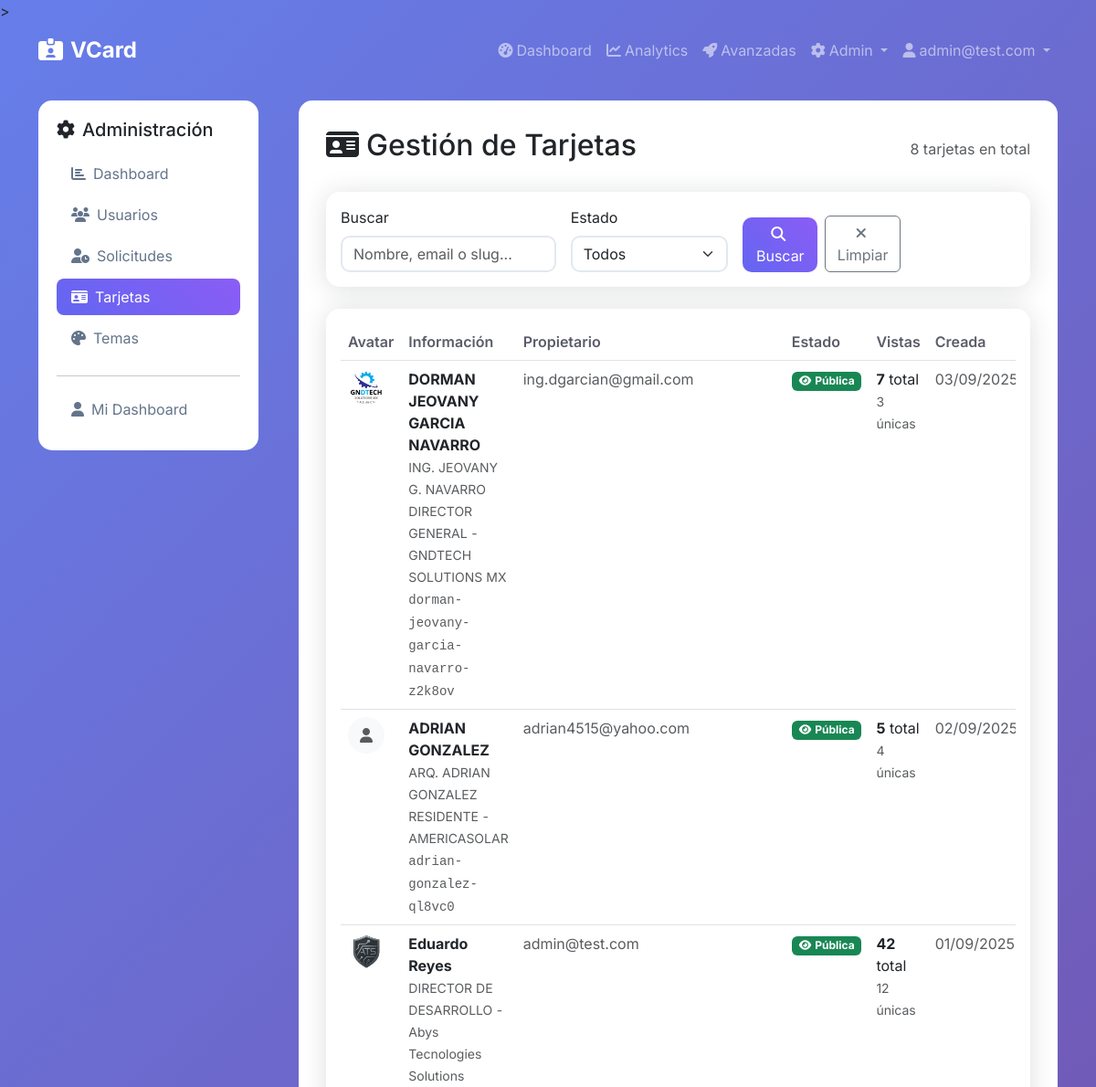
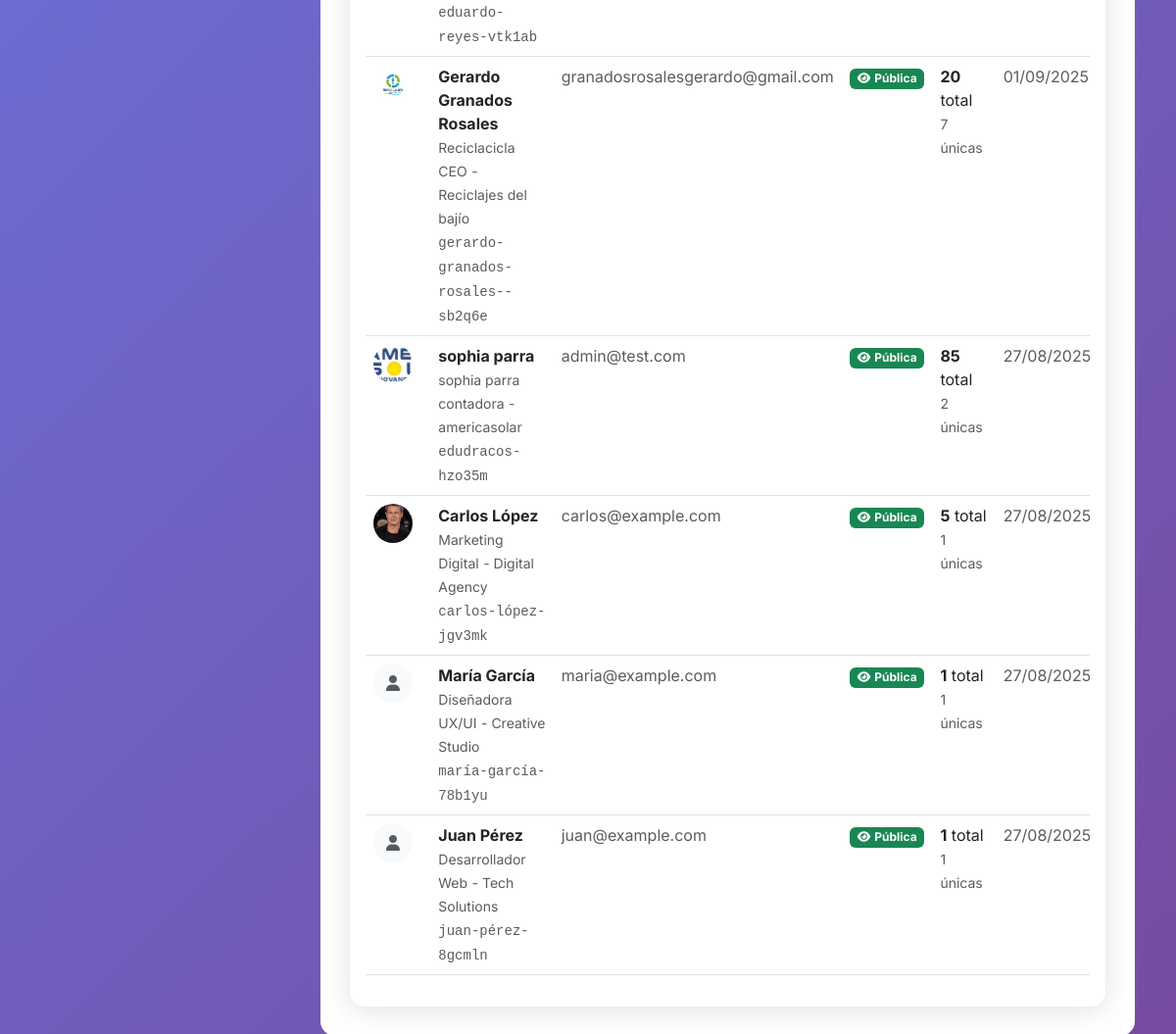
The page /admin/cards (signed in) on the database as committed earlier (2 pictures, top to bottom).
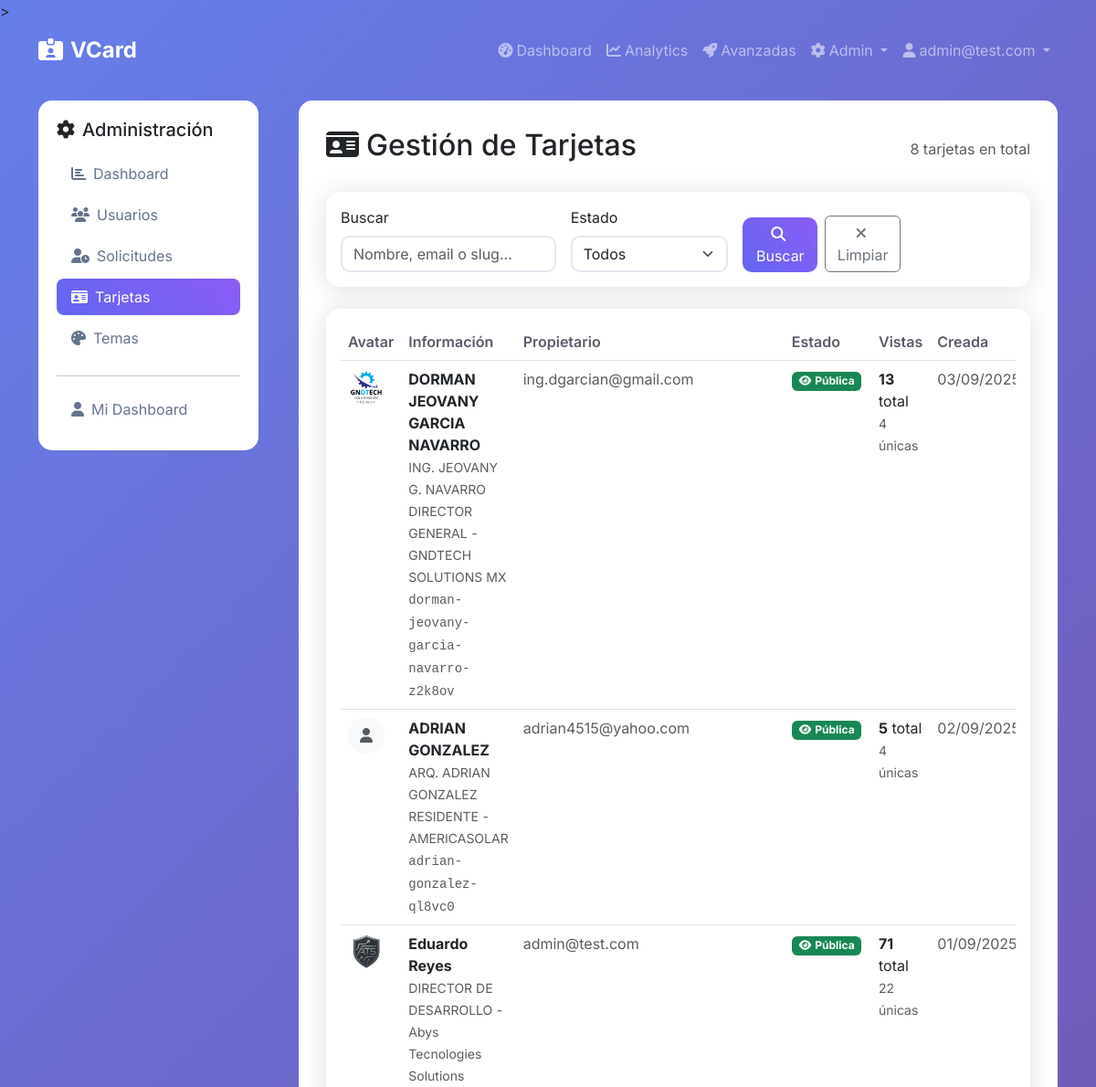
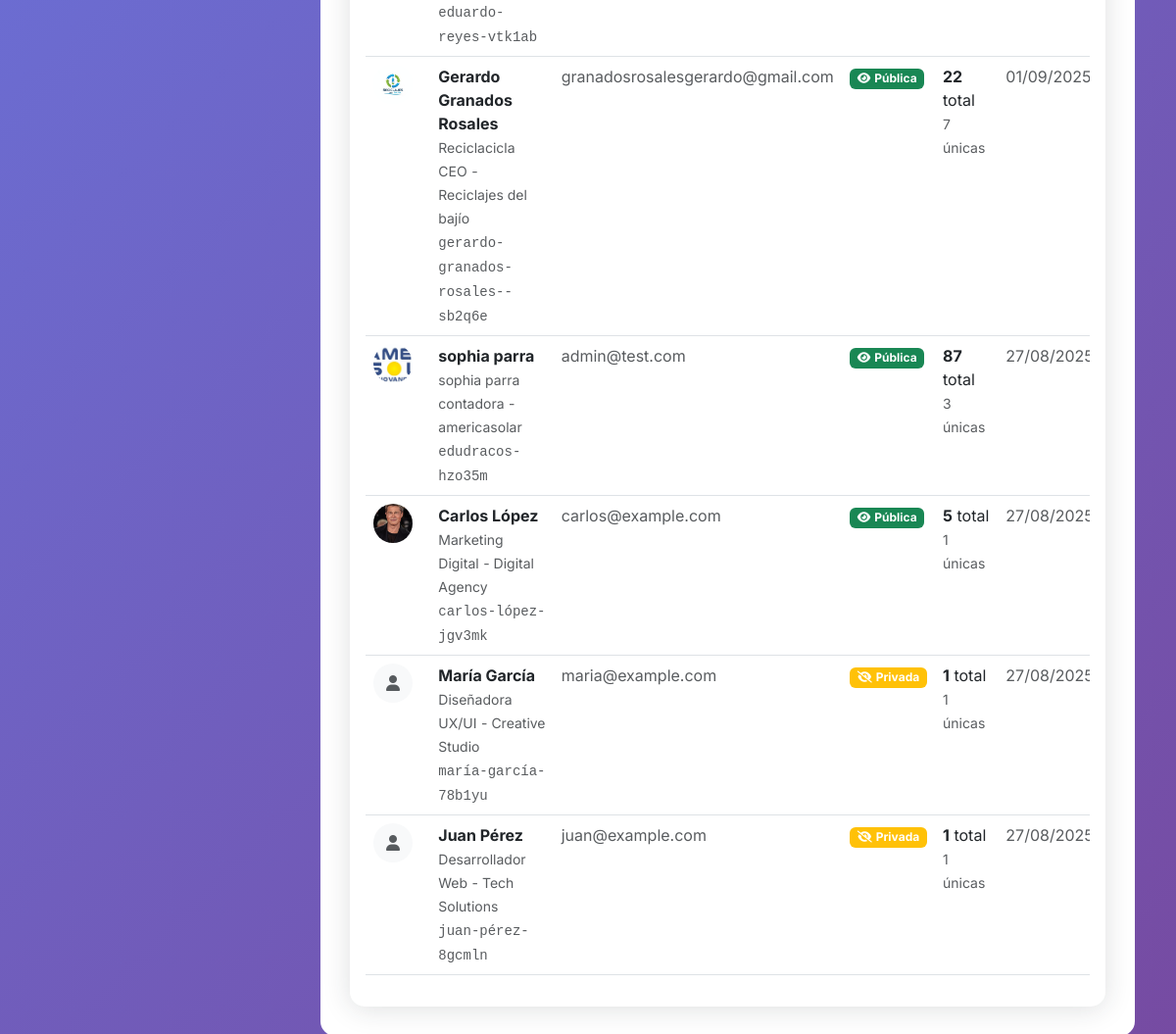
The same page on the database as committed later (2 pictures, top to bottom).
### app/models.py (models this page shows, shortened)
class Card(db.Model):
    id = db.Column(db.Integer, primary_key=True)
    owner_id = db.Column(db.Integer, db.ForeignKey('user.id'), nullable=False)
    slug = db.Column(db.String(100), unique=True, nullable=False, index=True)
    title = db.Column(db.String(200))  # e.g., "Lourdes Arellano - Salón & Spa"
    name = db.Column(db.String(100), nullable=False)
    job_title = db.Column(db.String(200))
    company = db.Column(db.String(200))
    phone = db.Column(db.String(20))
    email_public = db.Column(db.String(120))
    website = db.Column(db.String(255))
    location = db.Column(db.String(255))
    bio = db.Column(db.Text)
    theme_id = db.Column(db.Integer, db.ForeignKey('theme.id'), nullable=False)
    is_public = db.Column(db.Boolean, default=True, nullable=False)
    published_at = db.Column(db.DateTime)
    avatar_path = db.Column(db.String(255))  # Legacy - kept for backward compatibility
    avatar_square_path = db.Column(db.String(255))  # Square version for circle/rounded/square
    avatar_rect_path = db.Column(db.String(255))   # Rectangular version for rectangle shape
    created_at = db.Column(db.DateTime, default=now_utc_for_db)
    updated_at = db.Column(db.DateTime, default=now_utc_for_db, onupdate=now_utc_for_db)
    instagram = db.Column(db.String(255))
    whatsapp_country = db.Column(db.String(10))  # Country code for WhatsApp (e.g., '+34')
    whatsapp = db.Column(db.String(20))  # Phone number without country code
    custom_layout = db.Column(db.Text)  # Store custom layout JSON from visual editor
    facebook = db.Column(db.String(255))
    linkedin = db.Column(db.String(255))
    twitter = db.Column(db.String(255))
    youtube = db.Column(db.String(255))
    tiktok = db.Column(db.String(255))
    telegram = db.Column(db.String(255))
    snapchat = db.Column(db.String(255))
    pinterest = db.Column(db.String(255))
    github = db.Column(db.String(255))
    behance = db.Column(db.String(255))
    dribbble = db.Column(db.String(255))
    primary_social_networks = db.Column(db.Text)
    services = db.relationship('Service', backref='card', lazy='dynamic', cascade='all, delete-orphan')
    products = db.relationship('Product', backref='card', lazy='dynamic', cascade='all, delete-orphan')
    gallery_items = db.relationship('GalleryItem', backref='card', lazy='dynamic', cascade='all, delete-orphan')
    def get_public_url(self):
        return f"/c/{self.slug}"
    def get_total_views(self):
        return self.views.count()
    def get_unique_views(self):
        from sqlalchemy import func
        return db.session.query(func.count(func.distinct(CardView.ip_address))).filter_by(card_id=self.id).scalar() or 0
    def get_avatar_path(self):
        if not self.theme:
            return self.avatar_path or self.avatar_square_path
        if self.theme.avatar_shape == 'rectangle':
            return self.avatar_rect_path or self.avatar_square_path or self.avatar_path
        else:
            return self.avatar_square_path or self.avatar_path or self.avatar_rect_path
    def has_avatar(self):
        return bool(self.avatar_square_path or self.avatar_rect_path or self.avatar_path)

class Theme(db.Model):
    id = db.Column(db.Integer, primary_key=True)
    name = db.Column(db.String(100), nullable=False)
    template_name = db.Column(db.String(50), default='classic')  # template file name (classic, mobile, elegant, etc.)
    primary_color = db.Column(db.String(7), default='#6366f1')  # hex color
    secondary_color = db.Column(db.String(7), default='#8b5cf6')
    accent_color = db.Column(db.String(7), default='#ec4899')
    avatar_border_color = db.Column(db.String(7), default='#ffffff')  # avatar border color
    font_family = db.Column(db.String(100), default='Inter')
    layout = db.Column(Enum('classic', 'modern', 'minimal', name='theme_layouts'), default='modern')
    avatar_shape = db.Column(Enum('circle', 'rounded', 'square', 'rectangle', name='avatar_shapes'), default='circle')
    bg_image_path = db.Column(db.String(255))  # optional background image
    preview_image = db.Column(db.String(255))  # preview screenshot for theme selection
    is_active = db.Column(db.Boolean, default=True)  # admin can disable themes
    is_global = db.Column(db.Boolean, default=False)  # True for admin themes visible to all, False for personal themes
    created_by_id = db.Column(db.Integer, db.ForeignKey('user.id'), nullable=True)  # NULL for admin themes, user_id for personal themes
    created_at = db.Column(db.DateTime, default=now_utc_for_db)
    cards = db.relationship('Card', backref='theme', lazy='dynamic')

class User(UserMixin, db.Model):
    id = db.Column(db.Integer, primary_key=True)
    email = db.Column(db.String(120), unique=True, nullable=False, index=True)
    password_hash = db.Column(db.String(255), nullable=False)
    role = db.Column(Enum('admin', 'user', name='user_roles'), default='user', nullable=False)
    is_active = db.Column(db.Boolean, default=True, nullable=False)
    is_approved = db.Column(db.Boolean, default=False)
    approved_at = db.Column(db.DateTime)
    approved_by_id = db.Column(db.Integer)
    is_suspended = db.Column(db.Boolean, default=False)
    suspension_reason = db.Column(db.String(500))
    suspended_at = db.Column(db.DateTime)
    suspended_by_id = db.Column(db.Integer)
    max_cards = db.Column(db.Integer, default=1, nullable=False)
    last_login = db.Column(db.DateTime)
    total_views = db.Column(db.Integer, default=0)
    email_verified = db.Column(db.Boolean, default=False)
    email_verified_at = db.Column(db.DateTime)
    reset_token = db.Column(db.String(255))
    reset_token_expires = db.Column(db.DateTime)
    created_at = db.Column(db.DateTime, default=now_utc_for_db)
    updated_at = db.Column(db.DateTime, default=now_utc_for_db, onupdate=now_utc_for_db)
    cards = db.relationship('Card', backref='owner', lazy='dynamic', cascade='all, delete-orphan')
    def is_admin(self):
        return self.role == 'admin'

### app/admin/routes.py (the view, shortened to what this page needs)
@bp.route('/cards')
@login_required
@admin_required
def cards():
    page = request.args.get('page', 1, type=int)
    search = request.args.get('search', '', type=str)
    status = request.args.get('status', '', type=str)
    query = Card.query
    if status == 'public':
        query = query.filter_by(is_public=True)
    elif status == 'private':
        query = query.filter_by(is_public=False)
    cards = query.order_by(Card.created_at.desc()).paginate(
        page=page, per_page=20, error_out=False
    )
    return render_template('admin/cards.html', cards=cards, search=search, status=status)

### app/timezone_utils.py (called while the page is built)
def utc_to_local(utc_dt):
    if utc_dt is None:
        return None
    if utc_dt.tzinfo is None:
        utc_dt = utc_dt.replace(tzinfo=pytz.UTC)
    return utc_dt.astimezone(MEXICO_TZ)

def format_local_datetime(dt, format_str='%d/%m/%Y %H:%M'):
    if dt is None:
        return ''
    local_dt = utc_to_local(dt)
    return local_dt.strftime(format_str)

### app/utils.py (called while the page is built)
def admin_required(f):
    from functools import wraps
    from flask import abort
    from flask_login import current_user
    @wraps(f)
    def decorated_function(*args, **kwargs):
        if not current_user.is_authenticated or not current_user.is_admin():
            abort(403)
        return f(*args, **kwargs)
    return decorated_function

### app/templates/admin/cards.html (shortened to what the changed rows need)
{% extends "base.html" %}
{% block content %}
<div class="row">
    <div class="col-md-9">
        <div class="main-content">
            <div class="d-flex justify-content-between align-items-center mb-4">
                <h2>
                    <i class="fas fa-id-card me-2"></i>Gestión de Tarjetas
                </h2>
            </div>
            <div class="card">
                <div class="card-body">
                    {% if cards.items %}
                        <div class="table-responsive">
                            <table class="table table-hover">
                                <thead>
                                    <tr>
                                        <th>Avatar</th>
                                        <th>Información</th>
                                        <th>Propietario</th>
                                        <th>Estado</th>
                                        <th>Vistas</th>
                                        <th>Creada</th>
                                    </tr>
                                </thead>
                                <tbody>
                                    {% for card in cards.items %}
                                    <tr>
                                        <td>
                                            {% if card.has_avatar() %}
                                                <img src="{{ url_for('static', filename='uploads/' + card.get_avatar_path()) }}"
                                                     alt="{{ card.name }}" class="avatar-sm rounded-circle">
                                            {% else %}
                                                <div class="avatar-sm bg-light rounded-circle d-flex align-items-center justify-content-center">
                                                    <i class="fas fa-user text-muted"></i>
                                                </div>
                                            {% endif %}
                                        </td>
                                        <td>
                                            <div>
                                                <strong>{{ card.name }}</strong>
                                                {% if card.title %}<br><small class="text-muted">{{ card.title }}</small>{% endif %}
                                            </div>
                                            {% if card.job_title %}<small class="text-muted">{{ card.job_title }}</small>{% endif %}
                                            {% if card.company %}<small class="text-muted"> - {{ card.company }}</small>{% endif %}
                                            <div><small class="text-muted font-monospace">{{ card.slug }}</small></div>
                                        </td>
                                        <td>
                                            <span class="text-muted">{{ card.owner.email }}</span>
                                        </td>
                                        <td>
                                            {% if card.is_public %}
                                                <span class="badge bg-success">
                                                    <i class="fas fa-eye me-1"></i>Pública
                                                </span>
                                            {% else %}
                                                <span class="badge bg-warning">
                                                    <i class="fas fa-eye-slash me-1"></i>Privada
                                                </span>
                                            {% endif %}
                                        </td>
                                        <td>
                                            <div>
                                                <strong>{{ card.get_total_views() }}</strong> total
                                            </div>
                                            <small class="text-muted">{{ card.get_unique_views() }} únicas</small>
                                        </td>
                                        <td>
                                            <span class="text-muted">{{ card.created_at|local_date }}</span>
                                        </td>
                                    </tr>
                                    {% endfor %}
                                </tbody>
                            </table>
                        </div>
                    {% endif %}
                </div>
            </div>
        </div>
    </div>
</div>
{% endblock %}

Rows that differ between the two databases and show on the page:
computed for Card "DORMAN JEOVANY GARCIA NAVARRO": get_total_views "7" → "13"; get_unique_views "3" → "4"
computed for Card "Eduardo Reyes": get_total_views "42" → "71"; get_unique_views "12" → "22"
computed for Card "Gerardo Granados Rosales": get_total_views "20" → "22"
computed for Card "sophia parra": get_total_views "85" → "87"; get_unique_views "2" → "3"
changed Card "María García": is_public "Pública" → "Privada"
changed Card "Juan Pérez": is_public "Pública" → "Privada"
